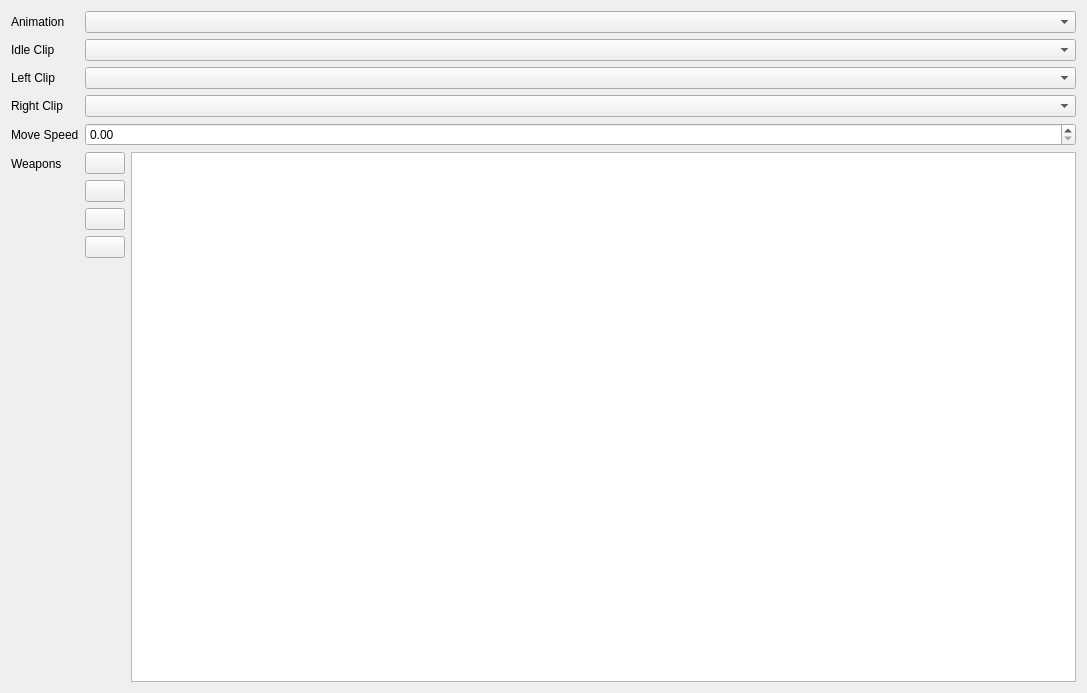
<?xml version="1.0" encoding="UTF-8"?>
<ui version="4.0">
 <class>pagePlayer</class>
 <widget class="QWidget" name="pagePlayer">
  <property name="geometry">
   <rect>
    <x>0</x>
    <y>0</y>
    <width>1087</width>
    <height>693</height>
   </rect>
  </property>
  <property name="windowTitle">
   <string>Form</string>
  </property>
  <layout class="QFormLayout" name="formLayout">
   <item row="0" column="0">
    <widget class="QLabel" name="label">
     <property name="text">
      <string>Animation</string>
     </property>
    </widget>
   </item>
   <item row="0" column="1">
    <widget class="QComboBox" name="cbAnimation">
     <property name="sizePolicy">
      <sizepolicy hsizetype="MinimumExpanding" vsizetype="Fixed">
       <horstretch>0</horstretch>
       <verstretch>0</verstretch>
      </sizepolicy>
     </property>
    </widget>
   </item>
   <item row="1" column="0">
    <widget class="QLabel" name="label_2">
     <property name="text">
      <string>Idle Clip</string>
     </property>
    </widget>
   </item>
   <item row="1" column="1">
    <widget class="QComboBox" name="cbIdleClip">
     <property name="sizePolicy">
      <sizepolicy hsizetype="MinimumExpanding" vsizetype="Fixed">
       <horstretch>0</horstretch>
       <verstretch>0</verstretch>
      </sizepolicy>
     </property>
    </widget>
   </item>
   <item row="2" column="0">
    <widget class="QLabel" name="label_3">
     <property name="text">
      <string>Left Clip</string>
     </property>
    </widget>
   </item>
   <item row="2" column="1">
    <widget class="QComboBox" name="cbLeftClip">
     <property name="sizePolicy">
      <sizepolicy hsizetype="MinimumExpanding" vsizetype="Fixed">
       <horstretch>0</horstretch>
       <verstretch>0</verstretch>
      </sizepolicy>
     </property>
    </widget>
   </item>
   <item row="3" column="0">
    <widget class="QLabel" name="label_4">
     <property name="text">
      <string>Right Clip</string>
     </property>
    </widget>
   </item>
   <item row="3" column="1">
    <widget class="QComboBox" name="cbRightClip">
     <property name="sizePolicy">
      <sizepolicy hsizetype="MinimumExpanding" vsizetype="Fixed">
       <horstretch>0</horstretch>
       <verstretch>0</verstretch>
      </sizepolicy>
     </property>
    </widget>
   </item>
   <item row="4" column="0">
    <widget class="QLabel" name="label_5">
     <property name="text">
      <string>Move Speed</string>
     </property>
    </widget>
   </item>
   <item row="4" column="1">
    <widget class="QDoubleSpinBox" name="sbMoveSpeed">
     <property name="singleStep">
      <double>0.100000000000000</double>
     </property>
    </widget>
   </item>
   <item row="5" column="0">
    <widget class="QLabel" name="label_6">
     <property name="text">
      <string>Weapons</string>
     </property>
    </widget>
   </item>
   <item row="5" column="1">
    <layout class="QHBoxLayout" name="horizontalLayout">
     <item>
      <layout class="QVBoxLayout" name="verticalLayout">
       <item>
        <widget class="QPushButton" name="btnAddWeaponSet">
         <property name="text">
          <string/>
         </property>
         <property name="icon">
          <iconset theme="QIcon::ThemeIcon::ListAdd"/>
         </property>
        </widget>
       </item>
       <item>
        <widget class="QPushButton" name="btnDeleteWeaponSet">
         <property name="text">
          <string/>
         </property>
         <property name="icon">
          <iconset theme="QIcon::ThemeIcon::ListRemove"/>
         </property>
        </widget>
       </item>
       <item>
        <widget class="QPushButton" name="btnMoveWeaponSetUp">
         <property name="text">
          <string/>
         </property>
         <property name="icon">
          <iconset theme="QIcon::ThemeIcon::GoUp"/>
         </property>
        </widget>
       </item>
       <item>
        <widget class="QPushButton" name="btnMoveWeaponSetDown">
         <property name="text">
          <string/>
         </property>
         <property name="icon">
          <iconset theme="QIcon::ThemeIcon::GoDown"/>
         </property>
        </widget>
       </item>
       <item>
        <spacer name="verticalSpacer_2">
         <property name="orientation">
          <enum>Qt::Orientation::Vertical</enum>
         </property>
         <property name="sizeHint" stdset="0">
          <size>
           <width>20</width>
           <height>40</height>
          </size>
         </property>
        </spacer>
       </item>
      </layout>
     </item>
     <item>
      <widget class="QListView" name="lvWeaponSets">
       <property name="dragEnabled">
        <bool>true</bool>
       </property>
       <property name="dragDropMode">
        <enum>QAbstractItemView::DragDropMode::InternalMove</enum>
       </property>
       <property name="defaultDropAction">
        <enum>Qt::DropAction::MoveAction</enum>
       </property>
      </widget>
     </item>
    </layout>
   </item>
  </layout>
 </widget>
 <resources/>
 <connections/>
</ui>
